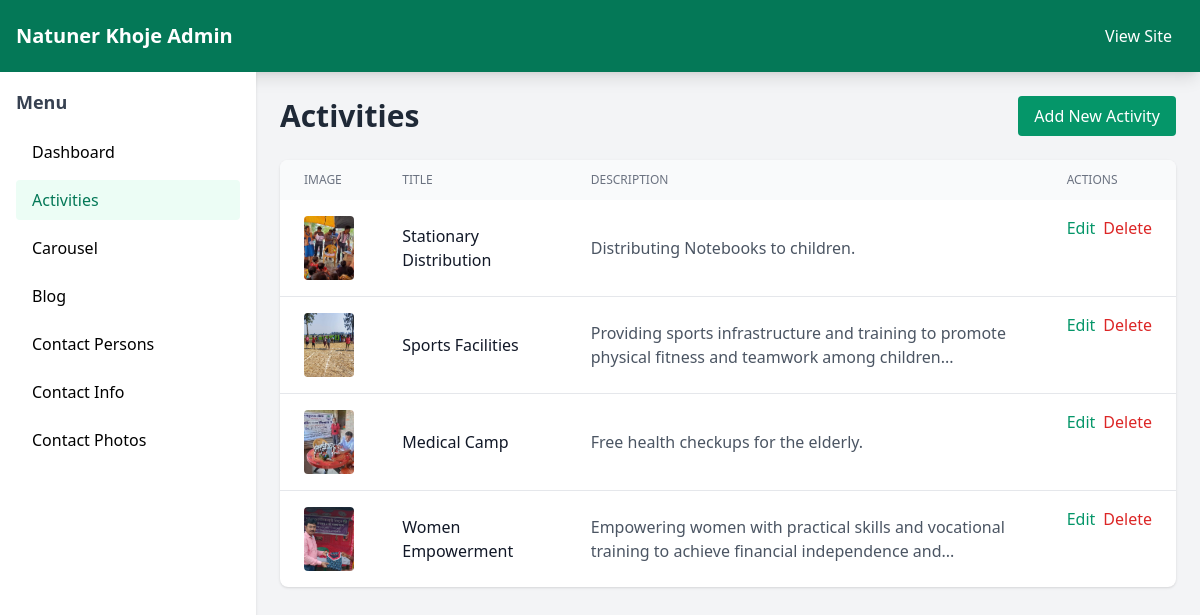
The app's page /admin/activities/ with its own data.
### tables this page shows
CREATE TABLE "content_activity" ("id" integer NOT NULL PRIMARY KEY AUTOINCREMENT, "title" varchar(200) NOT NULL, "description" text NOT NULL, "image" varchar(100) NOT NULL, "created_at" datetime NOT NULL);

### app.py (the view)
@app.route("/admin/activities/")
def admin_activities():
    activities = fetch_all("SELECT id, title, description, image, created_at FROM content_activity ORDER BY id")
    for a in activities:
        a["image_url"] = media_url(a["image"])
    return render_template("admin/activities.html", activities=activities)

### app.py (called while the page is built)
def get_db():
    if "db" not in g:
        connection = sqlite3.connect(DATABASE)
        connection.row_factory = sqlite3.Row
        g.db = connection
    return g.db

def media_url(path):
    return f"/media/{path}" if path else ""

def fetch_all(query, params=()):
    return [dict(row) for row in get_db().execute(query, params).fetchall()]

### templates/admin/activities.html (shortened to what this page needs)
{% extends "admin/base.html" %}
{% block content %}
<div class="max-w-6xl mx-auto">
    <div class="flex justify-between items-center mb-6">
        <h1 class="text-3xl font-bold text-gray-800">Activities</h1>
        <a href="{{ url_for('admin_add_activity') }}" class="bg-emerald-600 text-white px-4 py-2 rounded hover:bg-emerald-700 transition">
            Add New Activity
        </a>
    </div>
    <div class="bg-white rounded-lg shadow overflow-hidden">
        <table class="w-full">
            <thead class="bg-gray-50">
                <tr>
                    <th class="px-6 py-3 text-left text-xs font-medium text-gray-500 uppercase">Image</th>
                    <th class="px-6 py-3 text-left text-xs font-medium text-gray-500 uppercase">Title</th>
                    <th class="px-6 py-3 text-left text-xs font-medium text-gray-500 uppercase">Description</th>
                    <th class="px-6 py-3 text-left text-xs font-medium text-gray-500 uppercase">Actions</th>
                </tr>
            </thead>
            <tbody class="divide-y divide-gray-200">
                {% for activity in activities %}
                <tr class="hover:bg-gray-50">
                    <td class="px-6 py-4">
                        {% if activity.image %}
                        <img src="{{ activity.image_url }}" alt="{{ activity.title }}" class="w-16 h-16 object-cover rounded">
                        {% else %}
                        <div class="w-16 h-16 bg-gray-200 rounded flex items-center justify-center text-gray-400">No Image</div>
                        {% endif %}
                    </td>
                    <td class="px-6 py-4 font-medium text-gray-900">{{ activity.title }}</td>
                    <td class="px-6 py-4 text-gray-600">{{ activity.description[:100] }}{% if activity.description|length > 100 %}...{% endif %}</td>
                    <td class="px-6 py-4 flex gap-2">
                        <a href="{{ url_for('admin_edit_activity', id=activity.id) }}" class="text-emerald-600 hover:text-emerald-800">Edit</a>
                        <form action="{{ url_for('admin_delete_activity', id=activity.id) }}" method="POST" onsubmit="return confirm('Are you sure?');">
                            <button type="submit" class="text-red-600 hover:text-red-800">Delete</button>
                        </form>
                    </td>
                </tr>
                {% else %}
                <tr>
                    <td colspan="4" class="px-6 py-8 text-center text-gray-500">
                        No activities found. Add your first activity!
                    </td>
                </tr>
                {% endfor %}
            </tbody>
        </table>
    </div>
</div>
{% endblock %}

### templates/admin/base.html (shortened to what this page needs)
<!DOCTYPE html>
<html lang="en">
<head>
    <script src="https://cdn.tailwindcss.com"></script>
</head>
<body class="bg-gray-100">
    <nav class="bg-emerald-700 text-white shadow-lg">
        <div class="max-w-7xl mx-auto px-4">
            <div class="flex justify-between items-center py-4">
                <a href="{{ url_for('admin_dashboard') }}" class="text-xl font-bold">
                    Natuner Khoje Admin
                </a>
                <div class="flex gap-4">
                    <a href="{{ url_for('home') }}" class="hover:bg-emerald-600 px-3 py-2 rounded transition">
                        View Site
                    </a>
                </div>
            </div>
        </div>
    </nav>
    <div class="flex">
        <aside class="w-64 bg-white shadow min-h-screen">
            <div class="p-4">
                <h3 class="text-lg font-semibold text-gray-700 mb-4">Menu</h3>
        <ul class="space-y-2">
            <li>
                <a href="{{ url_for('admin_dashboard') }}" class="block px-4 py-2 rounded hover:bg-emerald-50 hover:text-emerald-700 {% if request.path == url_for('admin_dashboard') %}bg-emerald-50 text-emerald-700 font-medium{% endif %}">
                    Dashboard
                </a>
            </li>
            <li>
                <a href="{{ url_for('admin_activities') }}" class="block px-4 py-2 rounded hover:bg-emerald-50 hover:text-emerald-700 {% if 'activities' in request.path %}bg-emerald-50 text-emerald-700 font-medium{% endif %}">
                    Activities
                </a>
            </li>
            <li>
                <a href="{{ url_for('admin_carousel') }}" class="block px-4 py-2 rounded hover:bg-emerald-50 hover:text-emerald-700 {% if 'carousel' in request.path %}bg-emerald-50 text-emerald-700 font-medium{% endif %}">
                    Carousel
                </a>
            </li>
            <li>
                <a href="{{ url_for('admin_blog') }}" class="block px-4 py-2 rounded hover:bg-emerald-50 hover:text-emerald-700 {% if 'admin/blog' in request.path %}bg-emerald-50 text-emerald-700 font-medium{% endif %}">
                    Blog
                </a>
            </li>
            <li>
                <a href="{{ url_for('admin_contact_persons') }}" class="block px-4 py-2 rounded hover:bg-emerald-50 hover:text-emerald-700 {% if 'contact-persons' in request.path %}bg-emerald-50 text-emerald-700 font-medium{% endif %}">
                    Contact Persons
                </a>
            </li>
            <li>
                <a href="{{ url_for('admin_contact_info') }}" class="block px-4 py-2 rounded hover:bg-emerald-50 hover:text-emerald-700 {% if 'contact-info' in request.path %}bg-emerald-50 text-emerald-700 font-medium{% endif %}">
                    Contact Info
                </a>
            </li>
            <li>
                <a href="{{ url_for('admin_contact_photos') }}" class="block px-4 py-2 rounded hover:bg-emerald-50 hover:text-emerald-700 {% if 'contact-photos' in request.path %}bg-emerald-50 text-emerald-700 font-medium{% endif %}">
                    Contact Photos
                </a>
            </li>
        </ul>
            </div>
        </aside>
        <main class="flex-1 p-6">
            {% block content %}{% endblock %}
        </main>
    </div>
</body>
</html>

### records on screen
content_activity: shows a picture, title "Stationary Distribution", description "Distributing Notebooks to children."
content_activity: shows a picture, title "Sports Facilities", description "Providing sports infrastructure and training to promote physical fitness and teamwork among children"
content_activity: shows a picture, title "Medical Camp", description "Free health checkups for the elderly."
content_activity: shows a picture, title "Women Empowerment", description "Empowering women with practical skills and vocational training to achieve financial independence and"
